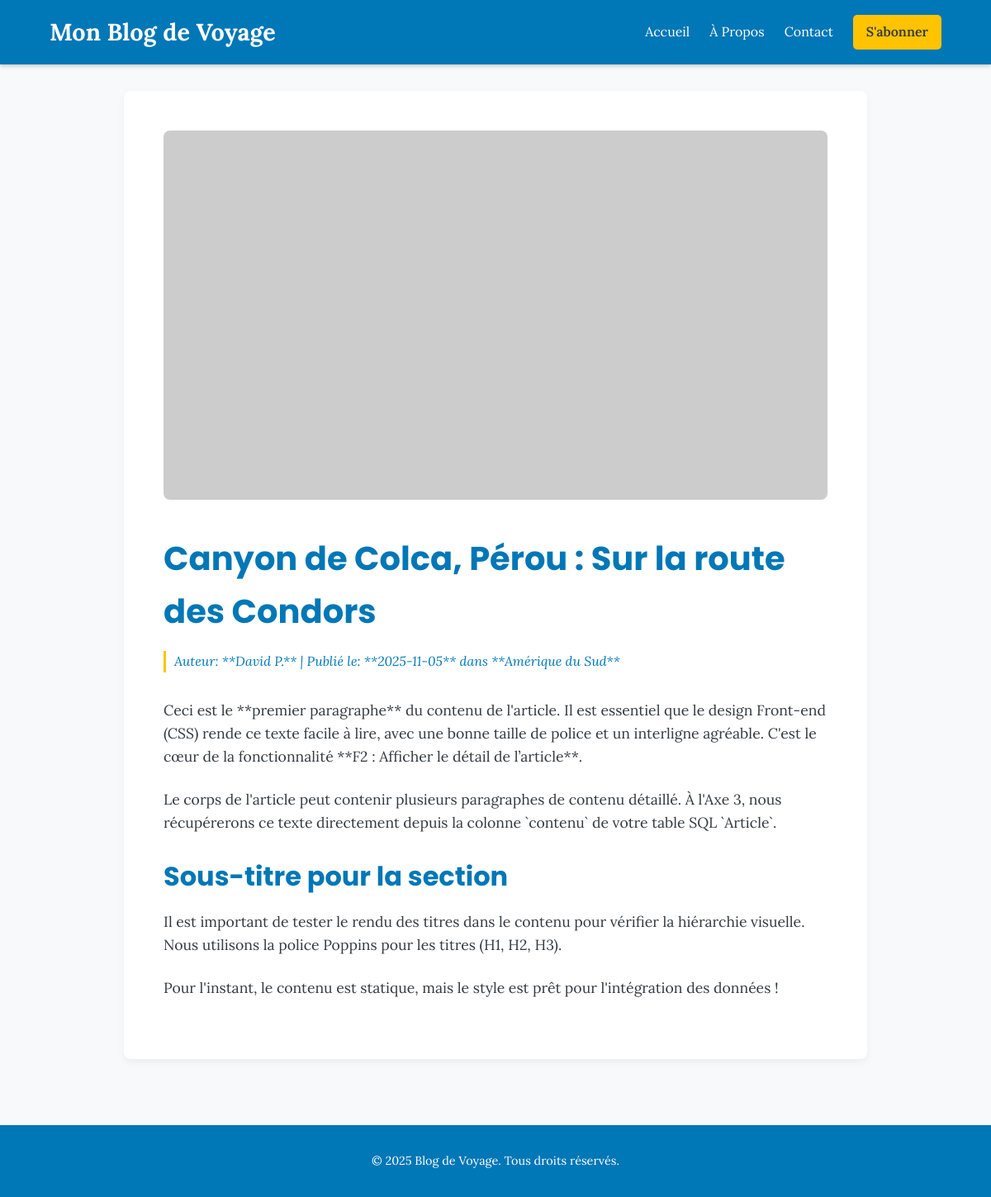
Screenshot of /article/8 with the database file from the repository.
### tables this page shows
CREATE TABLE Article (
            id INTEGER PRIMARY KEY AUTOINCREMENT,
            titre TEXT NOT NULL,
            contenu TEXT NOT NULL,
            auteur TEXT NOT NULL,
            date_pub TEXT NOT NULL,
            image_url TEXT,
            categorie_id INTEGER,
            FOREIGN KEY (categorie_id) REFERENCES Categorie(id)
        );

CREATE TABLE Categorie (
            id INTEGER PRIMARY KEY AUTOINCREMENT,
            nom TEXT NOT NULL UNIQUE
        );

### app.py (the view)
@app.route('/article/<int:article_id>')
def show_article(article_id):
    article = article_model.get_article_by_id(article_id)
    if article is None:
        return render_template('404.html'), 404 # Nécessite la création d'un template 404.html
    return render_template('article_detail.html', article=article)

### models/article_model.py (called while the page is built)
def get_db_connection():
    conn = sqlite3.connect(DB_PATH)
    conn.row_factory = sqlite3.Row
    return conn

def get_article_by_id(article_id):
    conn = get_db_connection()
    article = conn.execute("""
        SELECT A.*, C.nom AS categorie_nom
        FROM Article A
        JOIN Categorie C ON A.categorie_id = C.id
        WHERE A.id = ?
    """, (article_id,)).fetchone()
    conn.close()
    return article

### templates/article_detail.html (shortened to what this page needs)
{% extends "base.html" %}
{% block content %}
<article class="article-full">
    <img src="{{ article.image_url }}" alt="Image de couverture de l'article" class="article-image-main">
    <h1>{{ article.titre | default("Voyage au Bout du Monde : Île Paradis") }}</h1>
    <div class="article-meta-detail">
        <p>Auteur: **{{ article.auteur | default("Alex V.") }}** | Publié le: **{{ article.date_pub | default("01/01/2025") }}** dans **{{ article.categorie_nom | default("Asie") }}**</p>
    </div>
    <div class="article-content">
        <p>Ceci est le **premier paragraphe** du contenu de l'article. Il est essentiel que le design Front-end (CSS) rende ce texte facile à lire, avec une bonne taille de police et un interligne agréable. C'est le cœur de la fonctionnalité **F2 : Afficher le détail de l’article**.</p>
        <p>Le corps de l'article peut contenir plusieurs paragraphes de contenu détaillé. À l'Axe 3, nous récupérerons ce texte directement depuis la colonne `contenu` de votre table SQL `Article`.</p>
        <h2>Sous-titre pour la section</h2>
        <p>Il est important de tester le rendu des titres dans le contenu pour vérifier la hiérarchie visuelle. Nous utilisons la police Poppins pour les titres (H1, H2, H3).</p>
        <p>Pour l'instant, le contenu est statique, mais le style est prêt pour l'intégration des données !</p>
    </div>
</article>
{% endblock %}

### static/css/style.css (style rules this page uses)
* { margin: 0; padding: 0; box-sizing: border-box; }
:root { --color-primary: #0077B6; --color-secondary: #FFC300; --color-bg: #F8F9FA; --color-text: #343A40; --color-light: #FFFFFF; --font-heading: 'Poppins', sans-serif; --font-body: 'Lora', serif; }
body { font-family: var(--font-body); color: var(--color-text); background-color: var(--color-bg); line-height: 1.6; }
h1, h2, h3 { font-family: var(--font-heading); color: var(--color-primary); margin-bottom: 1rem; }
h1 { font-size: 2.5rem; }
h2 { font-size: 2rem; }
.article-full { max-width: 900px; margin: 2rem auto; background-color: var(--color-light); padding: 3rem; border-radius: 8px; box-shadow: 0 4px 10px rgba(0, 0, 0, 0.05); }
.article-image-main { width: 100%; height: auto; max-height: 450px; object-fit: cover; border-radius: 8px; margin-bottom: 2rem; }
.article-meta-detail { margin-bottom: 2rem; font-style: italic; color: var(--color-primary); border-left: 3px solid var(--color-secondary); padding-left: 10px; }
.article-content p { margin-bottom: 1.5rem; font-size: 1.1rem; }

### rows the page displays
Article: titre "Canyon de Colca, Pérou : Sur la route des Condors", auteur "David P.", date_pub "2025-11-05"
Categorie: categorie_nom "Amérique du Sud"
